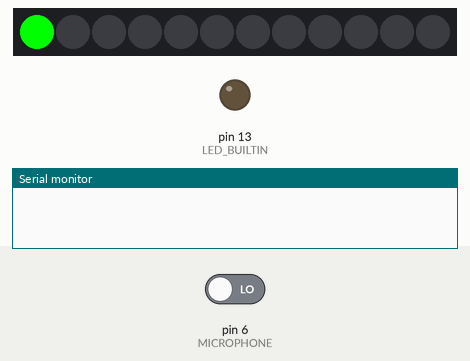
This sketch was run on a simulated Arduino Uno, built with avr-gcc and run on an emulated ATmega328P. On the bench: 12 RGB LEDs in strip order, left to right, output pins drawn as LEDs (lit = HIGH), the last lines printed to the serial monitor. Wiring (inferred from the names in the program): LPD8806 LEDs: data pin 3; clock pin 2. Dashed ring = blinking. Inputs (shaded band) come from the test bench; at power-on: pin 6 (MICROPHONE) LOW. Dim RGB values are drawn brighter than linear; pins used as bus, display or sensor lines are not drawn.

Above: at 0.1 s.
At 1.6 s:
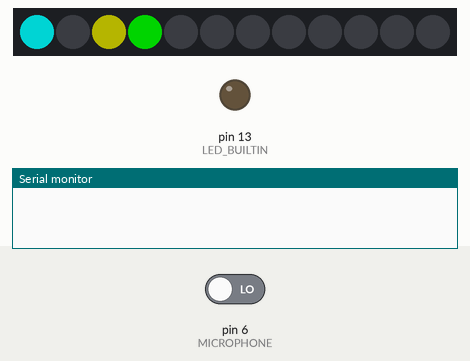
1.7 s: pin 6 (MICROPHONE) driven HIGH
At 2.8 s:
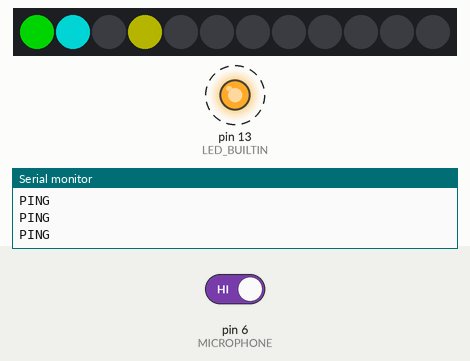
3.5 s: pin 6 (MICROPHONE) driven LOW
Timing chart, 0 to 11.0 s (numbered marks = the images above; inputs shaded):
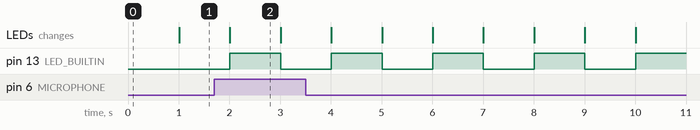

The sketch:

Relay.ino
```cpp
#include <Arduino.h>


#ifdef ARDUINO_ARCH_MEGAAVR
#include "EveryTimerB.h"
#define Timer1 TimerB2 // use TimerB2 as a drop in replacement for Timer1
#else // assume architecture supported by TimerOne ....
#include "TimerOne.h"
#endif

#include "LPD8806.h"


#define RELAY_1 2
#define RELAY_2 3

#define CLOCK_PIN 4
#define DATA_PIN 5

#define MICROPHONE 6

LPD8806 strip = LPD8806(12, DATA_PIN, CLOCK_PIN);


unsigned int iteration;
unsigned int relayIteration;
int previousClap;


void setup() {

  // setup vars
  iteration = 0;
  relayIteration = 0;
  previousClap = millis();

  // setup pins
  pinMode(LED_BUILTIN, OUTPUT);
  pinMode(RELAY_1, OUTPUT);
  pinMode(RELAY_2, OUTPUT);
  pinMode(MICROPHONE, INPUT);

  // Start up the LED strip
  strip.begin();
  strip.setPixelColor(0, 0, 127, 0); //A Arduino is ok
  strip.show();

  // the interrupt
  Timer1.initialize();
  Timer1.attachInterrupt(led_belt);
  Timer1.setPeriod(1000000); // like the TimerOne library this will start the timer as well

  Serial.begin(9600);

  set_relays();

}

void led_belt() {
  strip.setPixelColor((iteration-3) % 12, 0, 0, 0);
  strip.setPixelColor((iteration-2) % 12, 32, 32, 0);
  strip.setPixelColor((iteration-1) % 12, 0, 64, 0);
  strip.setPixelColor(iteration % 12, 0, 64, 64);
  strip.show();
  iteration++;
  digitalWrite(LED_BUILTIN, iteration % 2 == 0 ? HIGH : LOW);

}

// the loop function runs over and over again forever
void loop() {
  int val = digitalRead(MICROPHONE);
  if (val == HIGH) {
    int currentClap = millis();

    // it was toooo fast
    if (currentClap - previousClap < 50) {
      return;
    }


    if (currentClap - previousClap < 500) {
      Serial.println("PING");
      // relays
      set_relays();
    }
    previousClap = currentClap;
  }

}

void set_relays() {
  delay(50);
  digitalWrite(RELAY_1, relayIteration % 2 == 0 ? HIGH : LOW);
  digitalWrite(RELAY_2, relayIteration % 2 == 1 ? HIGH : LOW);
  relayIteration++;
}
```

Measured:
- by itself, pin 13 (LED_BUILTIN): alternates HIGH for 1.0 s and LOW for 1.0 s
- what the display in image 2 shows lasts 1.0 s, from 2.0 s to 3.0 s
